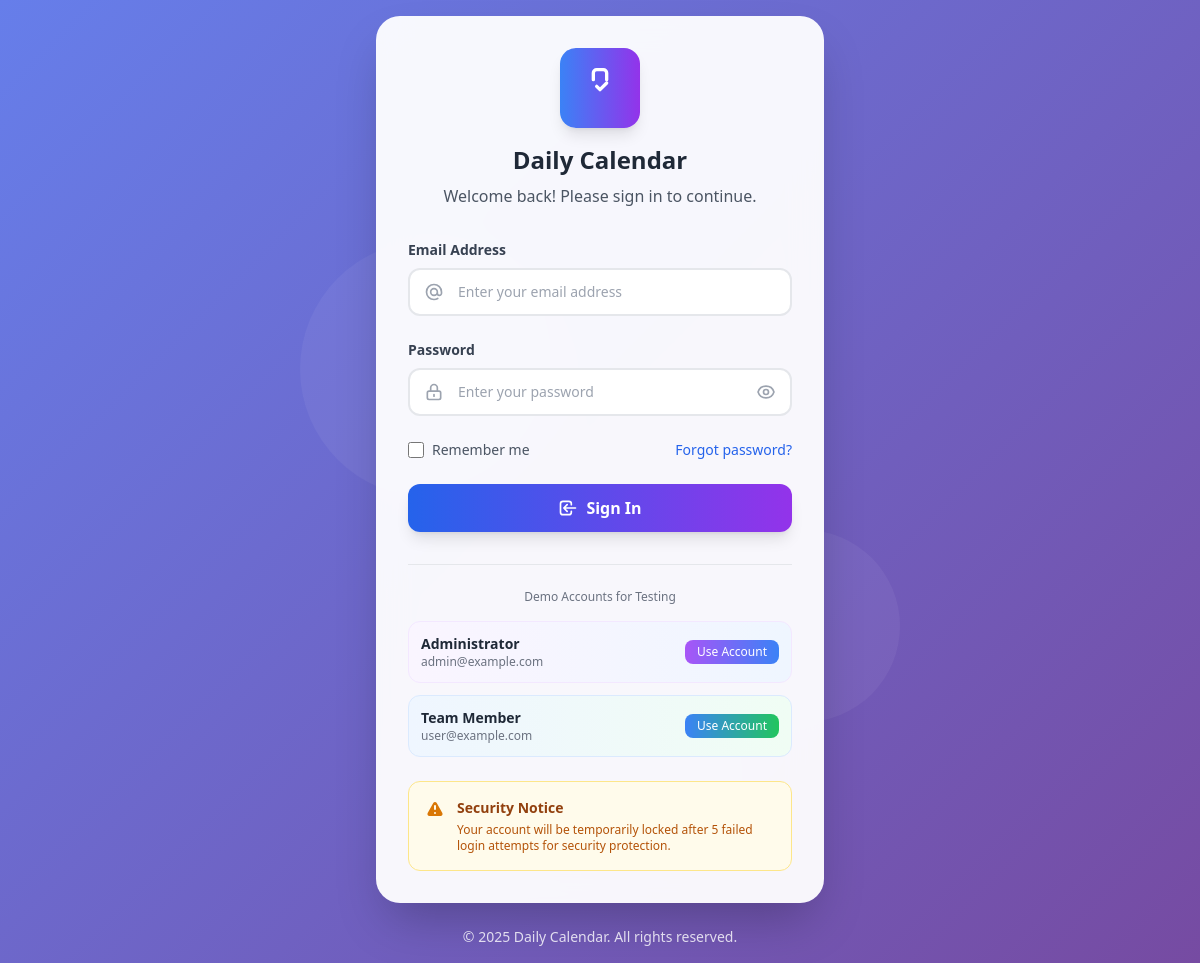
The page /login.php on the database its author committed.
### tables this page shows
CREATE TABLE system_settings (
    id INT PRIMARY KEY AUTO_INCREMENT,
    setting_key VARCHAR(100) UNIQUE NOT NULL,
    setting_value TEXT NULL,
    setting_type ENUM('string','integer','boolean','json') DEFAULT 'string',
    description TEXT NULL,
    is_public BOOLEAN DEFAULT FALSE,
    updated_by INT NULL,
    updated_at TIMESTAMP DEFAULT CURRENT_TIMESTAMP ON UPDATE CURRENT_TIMESTAMP,
    
    FOREIGN KEY (updated_by) REFERENCES users(id) ON DELETE SET NULL,
    
    INDEX idx_setting_key (setting_key),
    INDEX idx_is_public (is_public)
);

### includes/functions.php (called while the page is built, shortened)
<?php
require_once 'db.php';
function getSystemSetting($key, $default = null) {
    global $pdo;
    $stmt = $pdo->prepare("SELECT setting_value, setting_type FROM system_settings WHERE setting_key = ?");
    $stmt->execute([$key]);
    $setting = $stmt->fetch();
    switch ($setting['setting_type']) {
        case 'integer':
            return (int)$setting['setting_value'];
        default:
            return $setting['setting_value'];
    }
}
?>

### login.php (the view, shortened to what this page needs)
<?php
require_once 'includes/db.php';
require_once 'includes/functions.php';
$siteName = getSystemSetting('site_name', 'Daily Calendar');
$maxLoginAttempts = getSystemSetting('max_login_attempts', 5);
?>
<!DOCTYPE html>
<html lang="en">
<head>
    <script src="https://cdn.tailwindcss.com"></script>
</head>
<body class="login-bg flex items-center justify-center p-4">
    <div class="absolute inset-0 overflow-hidden pointer-events-none">
    </div>
    <div class="relative z-10 w-full max-w-md">
        <div class="glass-effect rounded-3xl p-8 slide-in">
            <div class="text-center mb-8">
                <div class="w-20 h-20 bg-gradient-to-r from-blue-500 to-purple-600 rounded-2xl flex items-center justify-center mx-auto mb-4 shadow-lg">
                    <svg class="w-10 h-10 text-white" fill="none" stroke="currentColor" viewBox="0 0 24 24">
                        <path stroke-linecap="round" stroke-linejoin="round" stroke-width="2" d="M8 7V3a2 2 0 012-2h4a2 2 0 012 2v4m-6 4l2 2 4-4"></path>
                    </svg>
                </div>
                <h1 class="text-2xl font-bold text-gray-800 mb-2"><?= htmlspecialchars($siteName) ?></h1>
                <p class="text-gray-600">Welcome back! Please sign in to continue.</p>
            </div>
            <form method="POST" class="space-y-6" id="loginForm">
                <div class="space-y-2">
                    <label for="email" class="block text-sm font-semibold text-gray-700">Email Address</label>
                    <div class="relative">
                        <input type="email"
                               name="email"
                               id="email"
                               required
                               autocomplete="email"
                               value="<?= htmlspecialchars($_POST['email'] ?? '') ?>"
                               class="input-focus w-full px-4 py-3 pl-12 text-sm border-2 border-gray-200 rounded-xl focus:outline-none focus:ring-2 focus:ring-blue-500 focus:border-blue-500 transition-all duration-200"
                               placeholder="Enter your email address">
                        <svg class="w-5 h-5 text-gray-400 absolute left-4 top-3.5" fill="none" stroke="currentColor" viewBox="0 0 24 24">
                            <path stroke-linecap="round" stroke-linejoin="round" stroke-width="2" d="M16 12a4 4 0 10-8 0 4 4 0 008 0zm0 0v1.5a2.5 2.5 0 005 0V12a9 9 0 10-9 9m4.5-1.206a8.959 8.959 0 01-4.5 1.207"></path>
                        </svg>
                    </div>
                </div>
                <div class="space-y-2">
                    <label for="password" class="block text-sm font-semibold text-gray-700">Password</label>
                    <div class="relative">
                        <input type="password"
                               name="password"
                               id="password"
                               required
                               autocomplete="current-password"
                               class="input-focus w-full px-4 py-3 pl-12 pr-12 text-sm border-2 border-gray-200 rounded-xl focus:outline-none focus:ring-2 focus:ring-blue-500 focus:border-blue-500 transition-all duration-200"
                               placeholder="Enter your password">
                        <svg class="w-5 h-5 text-gray-400 absolute left-4 top-3.5" fill="none" stroke="currentColor" viewBox="0 0 24 24">
                            <path stroke-linecap="round" stroke-linejoin="round" stroke-width="2" d="M12 15v2m-6 4h12a2 2 0 002-2v-6a2 2 0 00-2-2H6a2 2 0 00-2 2v6a2 2 0 002 2zm10-10V7a4 4 0 00-8 0v4h8z"></path>
                        </svg>
                        <button type="button"
                                onclick="togglePasswordVisibility()"
                                class="absolute right-4 top-3.5 text-gray-400 hover:text-gray-600 transition-colors">
                        </button>
                    </div>
                </div>
                <div class="flex items-center justify-between">
                    <label class="flex items-center">
                        <input type="checkbox" name="remember_me" class="w-4 h-4 text-blue-600 border-2 border-gray-300 rounded focus:ring-blue-500 focus:ring-2">
                        <span class="ml-2 text-sm text-gray-600">Remember me</span>
                    </label>
                    <a href="forgot-password.php" class="text-sm text-blue-600 hover:text-blue-800 font-medium transition-colors">
                        Forgot password?
                    </a>
                </div>
                <button type="submit"
                        class="pulse-button w-full bg-gradient-to-r from-blue-600 to-purple-600 hover:from-blue-700 hover:to-purple-700 text-white font-semibold py-3 px-4 rounded-xl transition-all duration-200 focus:outline-none focus:ring-4 focus:ring-blue-300 disabled:opacity-50 disabled:cursor-not-allowed shadow-lg"
                        id="loginButton">
                    <span id="loginText" class="flex items-center justify-center">
                        <svg class="w-5 h-5 mr-2" fill="none" stroke="currentColor" viewBox="0 0 24 24">
                            <path stroke-linecap="round" stroke-linejoin="round" stroke-width="2" d="M11 16l-4-4m0 0l4-4m-4 4h14m-5 4v1a3 3 0 01-3 3H6a3 3 0 01-3-3V7a3 3 0 013-3h7a3 3 0 013 3v1"></path>
                        </svg>
                        Sign In
                    </span>
                </button>
            </form>
            <div class="mt-8 pt-6 border-t border-gray-200">
                <p class="text-xs text-gray-500 text-center mb-4 font-medium">Demo Accounts for Testing</p>
                <div class="grid grid-cols-1 gap-3">
                    <div class="flex justify-between items-center p-3 bg-gradient-to-r from-purple-50 to-blue-50 rounded-xl border border-purple-100">
                        <div>
                            <p class="text-sm font-semibold text-gray-800">Administrator</p>
                            <p class="text-xs text-gray-500">admin@example.com</p>
                        </div>
                        <button onclick="fillCredentials('admin@example.com', 'admin123')"
                                class="px-3 py-1 bg-gradient-to-r from-purple-500 to-blue-500 text-white text-xs rounded-lg hover:from-purple-600 hover:to-blue-600 transition-all duration-200 font-medium">
                            Use Account
                        </button>
                    </div>
                    <div class="flex justify-between items-center p-3 bg-gradient-to-r from-blue-50 to-green-50 rounded-xl border border-blue-100">
                        <div>
                            <p class="text-sm font-semibold text-gray-800">Team Member</p>
                            <p class="text-xs text-gray-500">user@example.com</p>
                        </div>
                        <button onclick="fillCredentials('user@example.com', 'user123')"
                                class="px-3 py-1 bg-gradient-to-r from-blue-500 to-green-500 text-white text-xs rounded-lg hover:from-blue-600 hover:to-green-600 transition-all duration-200 font-medium">
                            Use Account
                        </button>
                    </div>
                </div>
            </div>
            <div class="mt-6 p-4 bg-amber-50 border border-amber-200 rounded-xl">
                <div class="flex items-start gap-3">
                    <div>
                        <p class="text-sm font-semibold text-amber-800">Security Notice</p>
                        <p class="text-xs text-amber-700 mt-1">Your account will be temporarily locked after <?= $maxLoginAttempts ?> failed login attempts for security protection.</p>
                    </div>
                </div>
            </div>
        </div>
        <div class="text-center mt-6">
            <p class="text-white text-sm opacity-80">
                © <?= date('Y') ?> <?= htmlspecialchars($siteName) ?>. All rights reserved.
            </p>
        </div>
    </div>
</body>
</html>

### login.php (style rules this page uses)
.login-bg { background: linear-gradient(135deg, #667eea 0%, #764ba2 100%); min-height: 100vh; }
.glass-effect { backdrop-filter: blur(16px); background: rgba(255, 255, 255, 0.95); box-shadow: 0 25px 50px -12px rgba(0, 0, 0, 0.25); }
.slide-in { animation: slideIn 0.5s ease-out; }

### rows shown on the page
system_settings: setting_value "Daily Calendar"
system_settings: setting_value "5"
